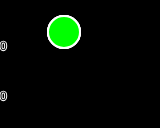
Frame 1 (no input)
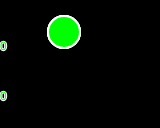
Frame 60 (no input)
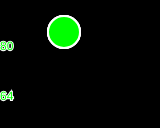
Frame 120 (the mouse pressed at the canvas centre since frame 60)

The p5.js sketch that drew these frames (run headless with seeded random() and noise() and a simulated clock; from frame 60 on, the mouse is pressed at the canvas centre):

// p5.js sketch
// ── sketch.js
let led_size = 32;
let R = '#FF0000';
let G = '#00FF00';
let B = '#0000FF';
let Y ='#FFFF00';
let valA, valB;

function turnON(color, x) {
  for (let i = led_size; i < led_size*4; i += led_size) {
    fill(0, 0, 0);
    ellipse(x, led_size, led_size, led_size); // (x, y, w, h);
  }
  fill(color);
  ellipse(x, led_size, led_size, led_size); // (x, y, w, h);
}


function setup() {
  createCanvas(160, 128);
  strokeWeight(2);
  stroke(255); // Stroke color = white
}

function draw() {
  background(0);
  valA = mouseX; //map(analogRead(sensorA), 0, 1023, 0, 300);
  valB = mouseY; //map(analogRead(sensorB), 0, 1023, 0, 200);
  
  text(str(valA), 0, 50);
  text(str(valB), 0, 100);
  
  if (valA >= 250){
    turnON(R, led_size);
  }else if (valA < 180){
    diff = valA - valB;
    if (diff > 30 && diff < 70){
      turnON(Y, led_size*4);
    }else if (diff >= 70){
      turnON(B, led_size*3);
    }else{
      turnON(G, led_size*2);
    }
  }else{
    turnON(G, led_size*2);
  }
  //turnON(R, led_size);
  //turnON(G, led_size*2);
  //turnON(B, led_size*3);
  //turnON(Y, led_size*4);
}
